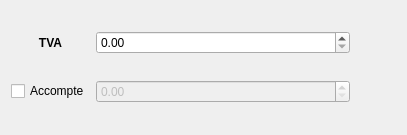
<?xml version="1.0" encoding="UTF-8"?>
<ui version="4.0">
 <class>FormTotalDialog</class>
 <widget class="QDialog" name="FormTotalDialog">
  <property name="geometry">
   <rect>
    <x>0</x>
    <y>0</y>
    <width>407</width>
    <height>135</height>
   </rect>
  </property>
  <property name="windowTitle">
   <string>Dialog</string>
  </property>
  <layout class="QGridLayout" name="gridLayout" columnstretch="0,1,0">
   <item row="1" column="1">
    <widget class="QDoubleSpinBox" name="doubleSpinBox_2">
     <property name="enabled">
      <bool>false</bool>
     </property>
     <property name="maximum">
      <double>99999.990000000005239</double>
     </property>
    </widget>
   </item>
   <item row="0" column="2">
    <widget class="QPushButton" name="pushButton">
     <property name="text">
      <string/>
     </property>
     <property name="icon">
      <iconset>
       <normaloff>../build-Secretary_Helper-Desktop_Qt_5_9_9_MinGW_32bit-Debug/debug/Image/Ok.png</normaloff>../build-Secretary_Helper-Desktop_Qt_5_9_9_MinGW_32bit-Debug/debug/Image/Ok.png</iconset>
     </property>
     <property name="iconSize">
      <size>
       <width>30</width>
       <height>30</height>
      </size>
     </property>
     <property name="flat">
      <bool>true</bool>
     </property>
    </widget>
   </item>
   <item row="0" column="1">
    <widget class="QDoubleSpinBox" name="doubleSpinBox"/>
   </item>
   <item row="1" column="2">
    <widget class="QPushButton" name="pushButton_2">
     <property name="text">
      <string/>
     </property>
     <property name="icon">
      <iconset>
       <normaloff>../build-Secretary_Helper-Desktop_Qt_5_9_9_MinGW_32bit-Debug/debug/Image/Cancel.png</normaloff>../build-Secretary_Helper-Desktop_Qt_5_9_9_MinGW_32bit-Debug/debug/Image/Cancel.png</iconset>
     </property>
     <property name="iconSize">
      <size>
       <width>30</width>
       <height>30</height>
      </size>
     </property>
     <property name="flat">
      <bool>true</bool>
     </property>
    </widget>
   </item>
   <item row="1" column="0">
    <widget class="QCheckBox" name="checkBox">
     <property name="text">
      <string>Accompte</string>
     </property>
    </widget>
   </item>
   <item row="0" column="0">
    <widget class="QLabel" name="label">
     <property name="styleSheet">
      <string notr="true">font-weight: bold;</string>
     </property>
     <property name="text">
      <string>TVA</string>
     </property>
     <property name="alignment">
      <set>Qt::AlignCenter</set>
     </property>
    </widget>
   </item>
  </layout>
 </widget>
 <tabstops>
  <tabstop>doubleSpinBox</tabstop>
  <tabstop>checkBox</tabstop>
  <tabstop>doubleSpinBox_2</tabstop>
  <tabstop>pushButton</tabstop>
  <tabstop>pushButton_2</tabstop>
 </tabstops>
 <resources/>
 <connections/>
</ui>
